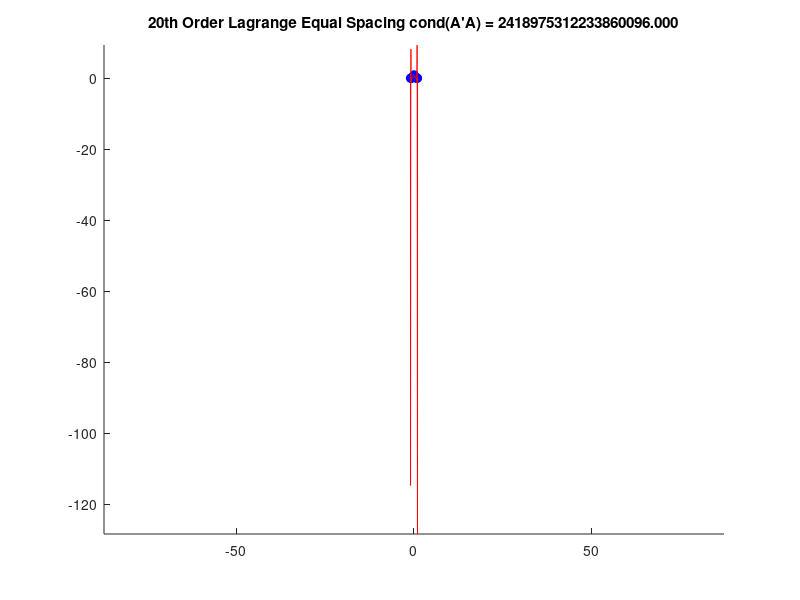
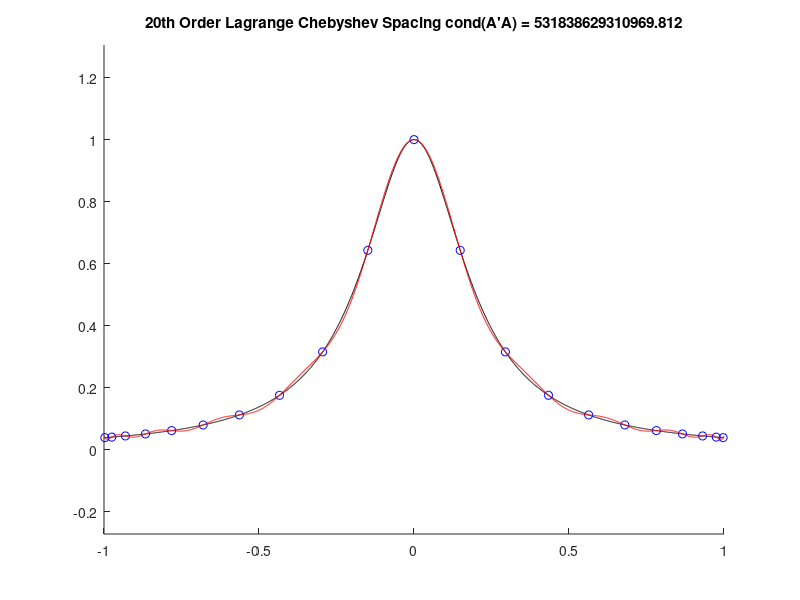

The MATLAB script that drew these images, in order: (Note: this script raises an error after producing the figures.)
%
% Illustrates polynomial fits to the Runge example (or half of an
% ellipse) through Lagrange polynomials with equal and Chebychev node
% spacing.  A fit using a Chebyshev polynomial is also generated, and
% the condition number of the associated information matrix for all
% fits is generated.
%
% The sample functions are are designed to be generated on a range of
% [-1, 1].  No normalization of the independent parameter
% (shifting/scaling) is performed for this example.
%
% Kurt Motekew  2025/03/15
%

%

close all;
clear;

  % Top part of an ellipse
%f = @(x) 0.5*sqrt(1 - x.*x);
  % Runge plot
f = @(x) 1./(1 + 25*x.*x);

  % True function values (lots of points to capture ellipse shape
  % for when that function is chosen)
x = [-1:.001:1]';
y = f(x);

%
% Lagrange polynomial
%

  % Equal spacing polynomial nodes - order will be one less than the number
  % of fit points resulting in a polynomial passing through each point
xo = [-1:.1:1]';
yo = f(xo);
  % Number of nodes and polynomial order
n = size(xo,1);
order = n-1;

  % Vandermonde Matrix using equally spaced nodes
A = zeros(n);
A(:,1) = ones(size(xo));
for ii = 2:n
  A(:,ii) = xo.*A(:,ii-1);
end
  % Information matrix - output condition with plot
  % Solve using matrix inversion for illustrative purposes
  % vs. proper matrix decomposition and backwards substitution
F = (A'*A);
p = F^-1*A'*yo;
yp = zeros(size(x));
for ii = 1:n 
  yp = yp + p(ii)*x.^(ii-1);
end

figure;  hold on;
plot(x, y, '-k');
plot(xo, yo, 'ob');
plot(x, yp, '-r');
stitle = sprintf('%ith Order Lagrange Equal Spacing cond(A''A) = %1.3f',...
                 order, cond(F));
title(stitle);
axis equal;

%
% Lagrange polynomial with Chebyshev node spacing
%

  % Compute new fit points, but keep order and fit method the same
k = [1:n]';
xo = cos(0.5*pi*(2*k-1)/n);
yo = f(xo);

  % Vandermonde Matrix using Chebyshev node spacing
A = zeros(n);
A(:,1) = ones(size(xo));
for ii = 2:n
  A(:,ii) = xo.*A(:,ii-1);
end
F = (A'*A);
p = F^-1*A'*yo;
yp = zeros(size(x));
for ii = 1:n 
  yp = yp + p(ii)*x.^(ii-1);
end

figure;  hold on;
plot(x, y, '-k');
plot(xo, yo, 'ob');
plot(x, yp, '-r');
stitle = sprintf('%ith Order Lagrange Chebyshev Spacing cond(A''A) = %1.3f',...
                 order, cond(F));
title(stitle);
axis equal;

%
% Chebyshev polynomial
%

  % Repeat generation of Chebyshev nodes for convenience of reference
k = [1:n]';
xo = cos(0.5*pi*(2*k-1)/n);
yo = f(xo);
  % Fit using Chebyshev polynomials
T = zeros(n, order+1);
for ii = 1:n
  T(ii,:) = mth_tpoly(order, xo(ii));
end
F = (T'*T);
C = F^-1;
pt = C*T'*yo;
yt = zeros(size(x));
for ii = 1:n 
  yt = yt + T(ii)*pt(ii);
end

figure;  hold on;
plot(x, y, '-k');
plot(xo, yo, 'ob');
plot(x, yp, '-r');
stitle = sprintf('%ith Order Chebyshev cond(T''T) = %1.3f', order, cond(F));
title(stitle);
axis equal;

fprintf('\n');

